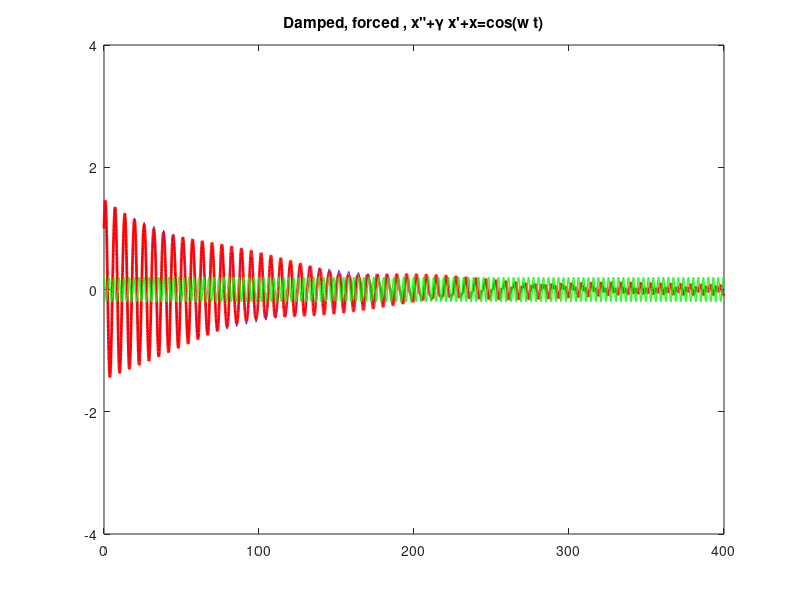
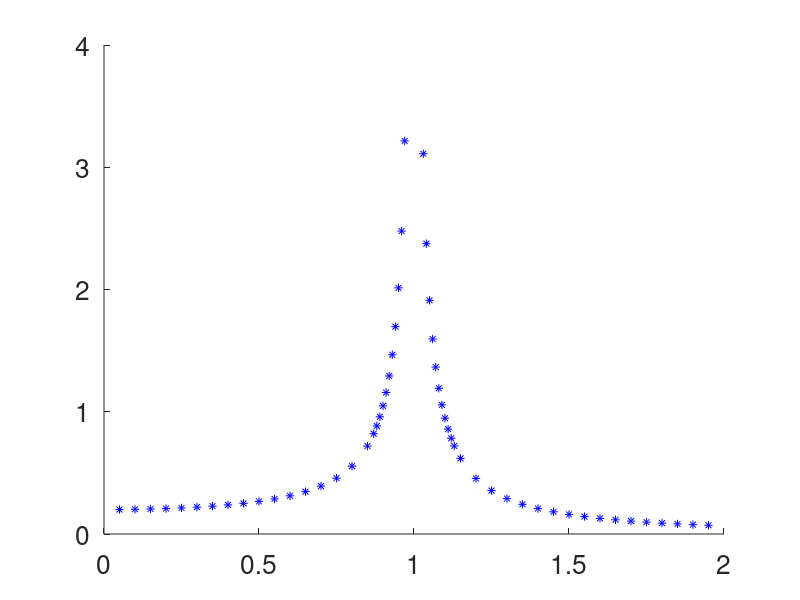

Recreate these plots in MATLAB, in order.
% choose one gamma, explore solutions with forcing, varying frequency w.

clear 
figure(1),clf
figure(2),clf
isize=19;
linewidth=2;
set(gca,'fontsize',isize)

x0=1;
x0p=1;
w0=1;

%%%%%%%%%%%%%%%%%%%%%%%%%%%%%%%%%%%%%%%%%%%%%%%%%%%%%%%%%
%HERE: change gam, final value of t, maximal window size xmax,
%      wait: wait time between snapshots
gam=0.02; tend=400; xmax=4; wait=0.4; %first xmax=4, then 8
%gam=0.05; xmax=10; tend=200; wait=0.1;
%gam=0.1; xmax=5; tend=100; wait=0.5;
%%%%%%%%%%%%%%%%%%%%%%%%%%%%%%%%%%%%%%%%%%%%%%%%%%%%%%%%%

delta=gam/2;
beta=sqrt(4*w0^2-gam^2)/2;
eps=0.2;

t=linspace(0,tend,tend*20);
axvec=[0,tend,-xmax,xmax];

w=0.05;
f=eps*cos(w*t);
c1=x0; c2=(x0p+gam/2*c1)/beta;
xhnone=exp(-gam/2*t).*(c1*cos(beta*t)+c2*sin(beta*t));
figure(1)
plot(t,xhnone,'b-','linewidth',linewidth)
hold on
plot(t,f,'g-','linewidth',1)
hold off
axis(axvec)
pause


for w=[0.05:.05:0.85,0.87:.01:.99,1.01:.01:1.13,1.15:0.05:1.95]
f=eps*cos(w*t);

denom=(w0^2-w^2)^2 + 4*delta^2*w^2;
a=eps*(w0^2-w^2)/denom;  b=eps*2*delta*w/denom;
cmax=sqrt(a^2+b^2)
c1=x0;
c2=(x0p+gam/2*c1)/beta;
xhnone=exp(-gam/2*t).*(c1*cos(beta*t)+c2*sin(beta*t));
c1=x0-a;
c2=(x0p+gam/2*c1-b*w)/beta;
xh=exp(-gam/2*t).*(c1*cos(beta*t)+c2*sin(beta*t));
envelope=sqrt(c1^2+c2^2)*exp(-gam/2*t);
xp=a*cos(w*t)+b*sin(w*t);
figure(1)
plot(t,xhnone,'b-',t,xh+xp,'r-','linewidth',linewidth)
hold on
plot(t,f,'g-','linewidth',1)
hold off
axis(axvec)
figure(2)
hold on
plot(w,cmax,'b*')
axis([0,2,0,xmax])
figure(1)
title('Damped, forced , x"+\gamma x''+x=cos(w t)')
str=sprintf('w= %4.2f',w);
text(500,1.7,str,'fontsize',isize)
pause(wait)

end
